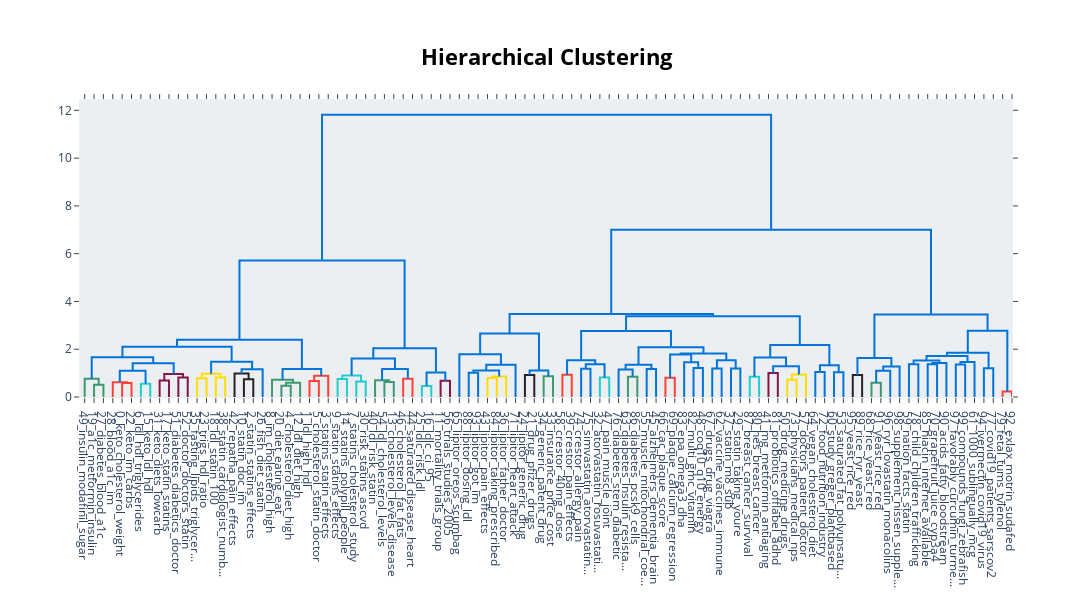

Here is the notebook cell this chart was saved with:
### Code cell
spec_topic_model.visualize_hierarchy(orientation='bottom')

### Figure 1 — Plotly figure (JSON) as saved in the notebook; plotly's stock layout.template omitted (floating-point values rounded to 4 significant figures)
{"data": [{"hoverinfo": "text", "marker": {"color": "rgb(61,153,112)"}, "mode": "lines", "type": "scatter", "x": [15, 15, 25, 25], "xaxis": "x", "y": [0, 0.5145, 0.5145, 0], "yaxis": "y"}, {"hoverinfo": "text", "marker": {"color": "rgb(61,153,112)"}, "mode": "lines", "type": "scatter", "x": [5, 5, 20, 20], "xaxis": "x", "y": [0, 0.7623, 0.7623, 0.5145], "yaxis": "y"}, {"hoverinfo": "text", "marker": {"color": "rgb(255,65,54)"}, "mode": "lines", "type": "scatter", "x": [45, 45, 55, 55], "xaxis": "x", "y": [0, 0.59, 0.59, 0], "yaxis": "y"}, {"hoverinfo": "text", "marker": {"color": "rgb(255,65,54)"}, "mode": "lines", "type": "scatter", "x": [35, 35, 50, 50], "xaxis": "x", "y": [0, 0.6165, 0.6165, 0.59], "yaxis": "y"}, {"hoverinfo": "text", "marker": {"color": "rgb(35,205,205)"}, "mode": "lines", "type": "scatter", "x": [65, 65, 75, 75], "xaxis": "x", "y": [0, 0.5546, 0.5546, 0], "yaxis": "y"}, {"hoverinfo": "text", "marker": {"color": "rgb(0,116,217)"}, "mode": "lines", "type": "scatter", "x": [42.5, 42.5, 70, 70], "xaxis": "x", "y": [0.6165, 1.1, 1.1, 0.5546], "yaxis": "y"}, {"hoverinfo": "text", "marker": {"color": "rgb(133,20,75)"}, "mode": "lines", "type": "scatter", "x": [85, 85, 95, 95], "xaxis": "x", "y": [0, 0.6936, 0.6936, 0], "yaxis": "y"}, {"hoverinfo": "text", "marker": {"color": "rgb(133,20,75)"}, "mode": "lines", "type": "scatter", "x": [105, 105, 115, 115], "xaxis": "x", "y": [0, 0.8189, 0.8189, 0], "yaxis": "y"}, {"hoverinfo": "text", "marker": {"color": "rgb(133,20,75)"}, "mode": "lines", "type": "scatter", "x": [90, 90, 110, 110], "xaxis": "x", "y": [0.6936, 0.9599, 0.9599, 0.8189], "yaxis": "y"}, {"hoverinfo": "text", "marker": {"color": "rgb(0,116,217)"}, "mode": "lines", "type": "scatter", "x": [56.25, 56.25, 100, 100], "xaxis": "x", "y": [1.1, 1.417, 1.417, 0.9599], "yaxis": "y"}, {"hoverinfo": "text", "marker": {"color": "rgb(0,116,217)"}, "mode": "lines", "type": "scatter", "x": [12.5, 12.5, 78.12, 78.12], "xaxis": "x", "y": [0.7623, 1.659, 1.659, 1.417], "yaxis": "y"}, {"hoverinfo": "text", "marker": {"color": "rgb(255,220,0)"}, "mode": "lines", "type": "scatter", "x": [125, 125, 135, 135], "xaxis": "x", "y": [0, 0.7867, 0.7867, 0], "yaxis": "y"}, {"hoverinfo": "text", "marker": {"color": "rgb(255,220,0)"}, "mode": "lines", "type": "scatter", "x": [145, 145, 155, 155], "xaxis": "x", "y": [0, 0.8209, 0.8209, 0], "yaxis": "y"}, {"hoverinfo": "text", "marker": {"color": "rgb(255,220,0)"}, "mode": "lines", "type": "scatter", "x": [130, 130, 150, 150], "xaxis": "x", "y": [0.7867, 0.9693, 0.9693, 0.8209], "yaxis": "y"}, {"hoverinfo": "text", "marker": {"color": "rgb(40,35,35)"}, "mode": "lines", "type": "scatter", "x": [175, 175, 185, 185], "xaxis": "x", "y": [0, 0.7395, 0.7395, 0], "yaxis": "y"}, {"hoverinfo": "text", "marker": {"color": "rgb(40,35,35)"}, "mode": "lines", "type": "scatter", "x": [165, 165, 180, 180], "xaxis": "x", "y": [0, 0.9868, 0.9868, 0.7395], "yaxis": "y"}, {"hoverinfo": "text", "marker": {"color": "rgb(0,116,217)"}, "mode": "lines", "type": "scatter", "x": [172.5, 172.5, 195, 195], "xaxis": "x", "y": [0.9868, 1.159, 1.159, 0], "yaxis": "y"}, {"hoverinfo": "text", "marker": {"color": "rgb(0,116,217)"}, "mode": "lines", "type": "scatter", "x": [140, 140, 183.8, 183.8], "xaxis": "x", "y": [0.9693, 1.473, 1.473, 1.159], "yaxis": "y"}, {"hoverinfo": "text", "marker": {"color": "rgb(0,116,217)"}, "mode": "lines", "type": "scatter", "x": [45.31, 45.31, 161.9, 161.9], "xaxis": "x", "y": [1.659, 2.101, 2.101, 1.473], "yaxis": "y"}, {"hoverinfo": "text", "marker": {"color": "rgb(61,153,112)"}, "mode": "lines", "type": "scatter", "x": [215, 215, 225, 225], "xaxis": "x", "y": [0, 0.4661, 0.4661, 0], "yaxis": "y"}, {"hoverinfo": "text", "marker": {"color": "rgb(61,153,112)"}, "mode": "lines", "type": "scatter", "x": [220, 220, 235, 235], "xaxis": "x", "y": [0.4661, 0.5938, 0.5938, 0], "yaxis": "y"}, {"hoverinfo": "text", "marker": {"color": "rgb(61,153,112)"}, "mode": "lines", "type": "scatter", "x": [205, 205, 227.5, 227.5], "xaxis": "x", "y": [0, 0.7199, 0.7199, 0.5938], "yaxis": "y"}, {"hoverinfo": "text", "marker": {"color": "rgb(255,65,54)"}, "mode": "lines", "type": "scatter", "x": [245, 245, 255, 255], "xaxis": "x", "y": [0, 0.6662, 0.6662, 0], "yaxis": "y"}, {"hoverinfo": "text", "marker": {"color": "rgb(255,65,54)"}, "mode": "lines", "type": "scatter", "x": [250, 250, 265, 265], "xaxis": "x", "y": [0.6662, 0.8852, 0.8852, 0], "yaxis": "y"}, {"hoverinfo": "text", "marker": {"color": "rgb(0,116,217)"}, "mode": "lines", "type": "scatter", "x": [216.2, 216.2, 257.5, 257.5], "xaxis": "x", "y": [0.7199, 1.168, 1.168, 0.8852], "yaxis": "y"}, {"hoverinfo": "text", "marker": {"color": "rgb(0,116,217)"}, "mode": "lines", "type": "scatter", "x": [103.6, 103.6, 236.9, 236.9], "xaxis": "x", "y": [2.101, 2.391, 2.391, 1.168], "yaxis": "y"}, {"hoverinfo": "text", "marker": {"color": "rgb(35,205,205)"}, "mode": "lines", "type": "scatter", "x": [275, 275, 285, 285], "xaxis": "x", "y": [0, 0.7553, 0.7553, 0], "yaxis": "y"}, {"hoverinfo": "text", "marker": {"color": "rgb(35,205,205)"}, "mode": "lines", "type": "scatter", "x": [295, 295, 305, 305], "xaxis": "x", "y": [0, 0.6525, 0.6525, 0], "yaxis": "y"}, {"hoverinfo": "text", "marker": {"color": "rgb(35,205,205)"}, "mode": "lines", "type": "scatter", "x": [280, 280, 300, 300], "xaxis": "x", "y": [0.7553, 0.8979, 0.8979, 0.6525], "yaxis": "y"}, {"hoverinfo": "text", "marker": {"color": "rgb(61,153,112)"}, "mode": "lines", "type": "scatter", "x": [325, 325, 335, 335], "xaxis": "x", "y": [0, 0.6233, 0.6233, 0], "yaxis": "y"}, {"hoverinfo": "text", "marker": {"color": "rgb(61,153,112)"}, "mode": "lines", "type": "scatter", "x": [315, 315, 330, 330], "xaxis": "x", "y": [0, 0.6976, 0.6976, 0.6233], "yaxis": "y"}, {"hoverinfo": "text", "marker": {"color": "rgb(255,65,54)"}, "mode": "lines", "type": "scatter", "x": [345, 345, 355, 355], "xaxis": "x", "y": [0, 0.7671, 0.7671, 0], "yaxis": "y"}, {"hoverinfo": "text", "marker": {"color": "rgb(0,116,217)"}, "mode": "lines", "type": "scatter", "x": [322.5, 322.5, 350, 350], "xaxis": "x", "y": [0.6976, 1.175, 1.175, 0.7671], "yaxis": "y"}, {"hoverinfo": "text", "marker": {"color": "rgb(0,116,217)"}, "mode": "lines", "type": "scatter", "x": [290, 290, 336.2, 336.2], "xaxis": "x", "y": [0.8979, 1.615, 1.615, 1.175], "yaxis": "y"}, {"hoverinfo": "text", "marker": {"color": "rgb(35,205,205)"}, "mode": "lines", "type": "scatter", "x": [365, 365, 375, 375], "xaxis": "x", "y": [0, 0.4588, 0.4588, 0], "yaxis": "y"}, {"hoverinfo": "text", "marker": {"color": "rgb(133,20,75)"}, "mode": "lines", "type": "scatter", "x": [385, 385, 395, 395], "xaxis": "x", "y": [0, 0.6781, 0.6781, 0], "yaxis": "y"}, {"hoverinfo": "text", "marker": {"color": "rgb(0,116,217)"}, "mode": "lines", "type": "scatter", "x": [370, 370, 390, 390], "xaxis": "x", "y": [0.4588, 1.021, 1.021, 0.6781], "yaxis": "y"}, {"hoverinfo": "text", "marker": {"color": "rgb(0,116,217)"}, "mode": "lines", "type": "scatter", "x": [313.1, 313.1, 380, 380], "xaxis": "x", "y": [1.615, 2.044, 2.044, 1.021], "yaxis": "y"}, {"hoverinfo": "text", "marker": {"color": "rgb(0,116,217)"}, "mode": "lines", "type": "scatter", "x": [170.2, 170.2, 346.6, 346.6], "xaxis": "x", "y": [2.391, 5.714, 5.714, 2.044], "yaxis": "y"}, {"hoverinfo": "text", "marker": {"color": "rgb(0,116,217)"}, "mode": "lines", "type": "scatter", "x": [415, 415, 425, 425], "xaxis": "x", "y": [0, 1.02, 1.02, 0], "yaxis": "y"}, {"hoverinfo": "text", "marker": {"color": "rgb(255,220,0)"}, "mode": "lines", "type": "scatter", "x": [435, 435, 445, 445], "xaxis": "x", "y": [0, 0.7913, 0.7913, 0], "yaxis": "y"}, {"hoverinfo": "text", "marker": {"color": "rgb(255,220,0)"}, "mode": "lines", "type": "scatter", "x": [440, 440, 455, 455], "xaxis": "x", "y": [0.7913, 0.8574, 0.8574, 0], "yaxis": "y"}, {"hoverinfo": "text", "marker": {"color": "rgb(0,116,217)"}, "mode": "lines", "type": "scatter", "x": [420, 420, 447.5, 447.5], "xaxis": "x", "y": [1.02, 1.107, 1.107, 0.8574], "yaxis": "y"}, {"hoverinfo": "text", "marker": {"color": "rgb(0,116,217)"}, "mode": "lines", "type": "scatter", "x": [433.8, 433.8, 465, 465], "xaxis": "x", "y": [1.107, 1.353, 1.353, 0], "yaxis": "y"}, {"hoverinfo": "text", "marker": {"color": "rgb(0,116,217)"}, "mode": "lines", "type": "scatter", "x": [405, 405, 449.4, 449.4], "xaxis": "x", "y": [0, 1.788, 1.788, 1.353], "yaxis": "y"}, {"hoverinfo": "text", "marker": {"color": "rgb(40,35,35)"}, "mode": "lines", "type": "scatter", "x": [475, 475, 485, 485], "xaxis": "x", "y": [0, 0.9258, 0.9258, 0], "yaxis": "y"}, {"hoverinfo": "text", "marker": {"color": "rgb(61,153,112)"}, "mode": "lines", "type": "scatter", "x": [495, 495, 505, 505], "xaxis": "x", "y": [0, 0.8691, 0.8691, 0], "yaxis": "y"}, {"hoverinfo": "text", "marker": {"color": "rgb(0,116,217)"}, "mode": "lines", "type": "scatter", "x": [480, 480, 500, 500], "xaxis": "x", "y": [0.9258, 1.108, 1.108, 0.8691], "yaxis": "y"}, {"hoverinfo": "text", "marker": {"color": "rgb(0,116,217)"}, "mode": "lines", "type": "scatter", "x": [427.2, 427.2, 490, 490], "xaxis": "x", "y": [1.788, 2.658, 2.658, 1.108], "yaxis": "y"}, {"hoverinfo": "text", "marker": {"color": "rgb(255,65,54)"}, "mode": "lines", "type": "scatter", "x": [515, 515, 525, 525], "xaxis": "x", "y": [0, 0.9263, 0.9263, 0], "yaxis": "y"}, {"hoverinfo": "text", "marker": {"color": "rgb(0,116,217)"}, "mode": "lines", "type": "scatter", "x": [535, 535, 545, 545], "xaxis": "x", "y": [0, 1.183, 1.183, 0], "yaxis": "y"}, {"hoverinfo": "text", "marker": {"color": "rgb(35,205,205)"}, "mode": "lines", "type": "scatter", "x": [555, 555, 565, 565], "xaxis": "x", "y": [0, 0.8188, 0.8188, 0], "yaxis": "y"}, {"hoverinfo": "text", "marker": {"color": "rgb(0,116,217)"}, "mode": "lines", "type": "scatter", "x": [540, 540, 560, 560], "xaxis": "x", "y": [1.183, 1.376, 1.376, 0.8188], "yaxis": "y"}, {"hoverinfo": "text", "marker": {"color": "rgb(0,116,217)"}, "mode": "lines", "type": "scatter", "x": [520, 520, 550, 550], "xaxis": "x", "y": [0.9263, 1.543, 1.543, 1.376], "yaxis": "y"}, {"hoverinfo": "text", "marker": {"color": "rgb(61,153,112)"}, "mode": "lines", "type": "scatter", "x": [585, 585, 595, 595], "xaxis": "x", "y": [0, 0.852, 0.852, 0], "yaxis": "y"}, {"hoverinfo": "text", "marker": {"color": "rgb(0,116,217)"}, "mode": "lines", "type": "scatter", "x": [575, 575, 590, 590], "xaxis": "x", "y": [0, 1.154, 1.154, 0.852], "yaxis": "y"}, {"hoverinfo": "text", "marker": {"color": "rgb(0,116,217)"}, "mode": "lines", "type": "scatter", "x": [605, 605, 615, 615], "xaxis": "x", "y": [0, 1.172, 1.172, 0], "yaxis": "y"}, {"hoverinfo": "text", "marker": {"color": "rgb(0,116,217)"}, "mode": "lines", "type": "scatter", "x": [582.5, 582.5, 610, 610], "xaxis": "x", "y": [1.154, 1.35, 1.35, 1.172], "yaxis": "y"}, {"hoverinfo": "text", "marker": {"color": "rgb(255,65,54)"}, "mode": "lines", "type": "scatter", "x": [625, 625, 635, 635], "xaxis": "x", "y": [0, 0.8053, 0.8053, 0], "yaxis": "y"}, {"hoverinfo": "text", "marker": {"color": "rgb(0,116,217)"}, "mode": "lines", "type": "scatter", "x": [655, 655, 665, 665], "xaxis": "x", "y": [0, 1.217, 1.217, 0], "yaxis": "y"}, {"hoverinfo": "text", "marker": {"color": "rgb(0,116,217)"}, "mode": "lines", "type": "scatter", "x": [645, 645, 660, 660], "xaxis": "x", "y": [0, 1.45, 1.45, 1.217], "yaxis": "y"}, {"hoverinfo": "text", "marker": {"color": "rgb(0,116,217)"}, "mode": "lines", "type": "scatter", "x": [630, 630, 652.5, 652.5], "xaxis": "x", "y": [0.8053, 1.775, 1.775, 1.45], "yaxis": "y"}, {"hoverinfo": "text", "marker": {"color": "rgb(0,116,217)"}, "mode": "lines", "type": "scatter", "x": [675, 675, 685, 685], "xaxis": "x", "y": [0, 1.192, 1.192, 0], "yaxis": "y"}, {"hoverinfo": "text", "marker": {"color": "rgb(0,116,217)"}, "mode": "lines", "type": "scatter", "x": [695, 695, 705, 705], "xaxis": "x", "y": [0, 1.189, 1.189, 0], "yaxis": "y"}, {"hoverinfo": "text", "marker": {"color": "rgb(0,116,217)"}, "mode": "lines", "type": "scatter", "x": [680, 680, 700, 700], "xaxis": "x", "y": [1.192, 1.536, 1.536, 1.189], "yaxis": "y"}, {"hoverinfo": "text", "marker": {"color": "rgb(0,116,217)"}, "mode": "lines", "type": "scatter", "x": [641.2, 641.2, 690, 690], "xaxis": "x", "y": [1.775, 1.825, 1.825, 1.536], "yaxis": "y"}, {"hoverinfo": "text", "marker": {"color": "rgb(0,116,217)"}, "mode": "lines", "type": "scatter", "x": [596.2, 596.2, 665.6, 665.6], "xaxis": "x", "y": [1.35, 2.082, 2.082, 1.825], "yaxis": "y"}, {"hoverinfo": "text", "marker": {"color": "rgb(0,116,217)"}, "mode": "lines", "type": "scatter", "x": [535, 535, 630.9, 630.9], "xaxis": "x", "y": [1.543, 2.768, 2.768, 2.082], "yaxis": "y"}, {"hoverinfo": "text", "marker": {"color": "rgb(35,205,205)"}, "mode": "lines", "type": "scatter", "x": [715, 715, 725, 725], "xaxis": "x", "y": [0, 0.8462, 0.8462, 0], "yaxis": "y"}, {"hoverinfo": "text", "marker": {"color": "rgb(133,20,75)"}, "mode": "lines", "type": "scatter", "x": [735, 735, 745, 745], "xaxis": "x", "y": [0, 0.9994, 0.9994, 0], "yaxis": "y"}, {"hoverinfo": "text", "marker": {"color": "rgb(255,220,0)"}, "mode": "lines", "type": "scatter", "x": [755, 755, 765, 765], "xaxis": "x", "y": [0, 0.7206, 0.7206, 0], "yaxis": "y"}, {"hoverinfo": "text", "marker": {"color": "rgb(255,220,0)"}, "mode": "lines", "type": "scatter", "x": [760, 760, 775, 775], "xaxis": "x", "y": [0.7206, 0.9392, 0.9392, 0], "yaxis": "y"}, {"hoverinfo": "text", "marker": {"color": "rgb(0,116,217)"}, "mode": "lines", "type": "scatter", "x": [740, 740, 767.5, 767.5], "xaxis": "x", "y": [0.9994, 1.288, 1.288, 0.9392], "yaxis": "y"}, {"hoverinfo": "text", "marker": {"color": "rgb(0,116,217)"}, "mode": "lines", "type": "scatter", "x": [720, 720, 753.8, 753.8], "xaxis": "x", "y": [0.8462, 1.654, 1.654, 1.288], "yaxis": "y"}, {"hoverinfo": "text", "marker": {"color": "rgb(0,116,217)"}, "mode": "lines", "type": "scatter", "x": [785, 785, 795, 795], "xaxis": "x", "y": [0, 1.047, 1.047, 0], "yaxis": "y"}, {"hoverinfo": "text", "marker": {"color": "rgb(0,116,217)"}, "mode": "lines", "type": "scatter", "x": [805, 805, 815, 815], "xaxis": "x", "y": [0, 1.033, 1.033, 0], "yaxis": "y"}, {"hoverinfo": "text", "marker": {"color": "rgb(0,116,217)"}, "mode": "lines", "type": "scatter", "x": [790, 790, 810, 810], "xaxis": "x", "y": [1.047, 1.326, 1.326, 1.033], "yaxis": "y"}, {"hoverinfo": "text", "marker": {"color": "rgb(0,116,217)"}, "mode": "lines", "type": "scatter", "x": [736.9, 736.9, 800, 800], "xaxis": "x", "y": [1.654, 2.172, 2.172, 1.326], "yaxis": "y"}, {"hoverinfo": "text", "marker": {"color": "rgb(0,116,217)"}, "mode": "lines", "type": "scatter", "x": [583.0, 583.0, 768.4, 768.4], "xaxis": "x", "y": [2.768, 3.375, 3.375, 2.172], "yaxis": "y"}, {"hoverinfo": "text", "marker": {"color": "rgb(0,116,217)"}, "mode": "lines", "type": "scatter", "x": [458.6, 458.6, 675.7, 675.7], "xaxis": "x", "y": [2.658, 3.477, 3.477, 3.375], "yaxis": "y"}, {"hoverinfo": "text", "marker": {"color": "rgb(40,35,35)"}, "mode": "lines", "type": "scatter", "x": [825, 825, 835, 835], "xaxis": "x", "y": [0, 0.9247, 0.9247, 0], "yaxis": "y"}, {"hoverinfo": "text", "marker": {"color": "rgb(61,153,112)"}, "mode": "lines", "type": "scatter", "x": [845, 845, 855, 855], "xaxis": "x", "y": [0, 0.5942, 0.5942, 0], "yaxis": "y"}, {"hoverinfo": "text", "marker": {"color": "rgb(0,116,217)"}, "mode": "lines", "type": "scatter", "x": [850, 850, 865, 865], "xaxis": "x", "y": [0.5942, 1.103, 1.103, 0], "yaxis": "y"}, {"hoverinfo": "text", "marker": {"color": "rgb(0,116,217)"}, "mode": "lines", "type": "scatter", "x": [857.5, 857.5, 875, 875], "xaxis": "x", "y": [1.103, 1.278, 1.278, 0], "yaxis": "y"}, {"hoverinfo": "text", "marker": {"color": "rgb(0,116,217)"}, "mode": "lines", "type": "scatter", "x": [830, 830, 866.2, 866.2], "xaxis": "x", "y": [0.9247, 1.635, 1.635, 1.278], "yaxis": "y"}, {"hoverinfo": "text", "marker": {"color": "rgb(0,116,217)"}, "mode": "lines", "type": "scatter", "x": [885, 885, 895, 895], "xaxis": "x", "y": [0, 1.367, 1.367, 0], "yaxis": "y"}, {"hoverinfo": "text", "marker": {"color": "rgb(0,116,217)"}, "mode": "lines", "type": "scatter", "x": [905, 905, 915, 915], "xaxis": "x", "y": [0, 1.367, 1.367, 0], "yaxis": "y"}, {"hoverinfo": "text", "marker": {"color": "rgb(0,116,217)"}, "mode": "lines", "type": "scatter", "x": [910, 910, 925, 925], "xaxis": "x", "y": [1.367, 1.423, 1.423, 0], "yaxis": "y"}, {"hoverinfo": "text", "marker": {"color": "rgb(0,116,217)"}, "mode": "lines", "type": "scatter", "x": [890, 890, 917.5, 917.5], "xaxis": "x", "y": [1.367, 1.524, 1.524, 1.423], "yaxis": "y"}, {"hoverinfo": "text", "marker": {"color": "rgb(0,116,217)"}, "mode": "lines", "type": "scatter", "x": [935, 935, 945, 945], "xaxis": "x", "y": [0, 1.359, 1.359, 0], "yaxis": "y"}, {"hoverinfo": "text", "marker": {"color": "rgb(0,116,217)"}, "mode": "lines", "type": "scatter", "x": [940, 940, 955, 955], "xaxis": "x", "y": [1.359, 1.466, 1.466, 0], "yaxis": "y"}, {"hoverinfo": "text", "marker": {"color": "rgb(0,116,217)"}, "mode": "lines", "type": "scatter", "x": [903.8, 903.8, 947.5, 947.5], "xaxis": "x", "y": [1.524, 1.721, 1.721, 1.466], "yaxis": "y"}, {"hoverinfo": "text", "marker": {"color": "rgb(0,116,217)"}, "mode": "lines", "type": "scatter", "x": [965, 965, 975, 975], "xaxis": "x", "y": [0, 1.199, 1.199, 0], "yaxis": "y"}, {"hoverinfo": "text", "marker": {"color": "rgb(0,116,217)"}, "mode": "lines", "type": "scatter", "x": [925.6, 925.6, 970, 970], "xaxis": "x", "y": [1.721, 1.852, 1.852, 1.199], "yaxis": "y"}, {"hoverinfo": "text", "marker": {"color": "rgb(255,65,54)"}, "mode": "lines", "type": "scatter", "x": [985, 985, 995, 995], "xaxis": "x", "y": [0, 0.2328, 0.2328, 0], "yaxis": "y"}, {"hoverinfo": "text", "marker": {"color": "rgb(0,116,217)"}, "mode": "lines", "type": "scatter", "x": [947.8, 947.8, 990, 990], "xaxis": "x", "y": [1.852, 2.771, 2.771, 0.2328], "yaxis": "y"}, {"hoverinfo": "text", "marker": {"color": "rgb(0,116,217)"}, "mode": "lines", "type": "scatter", "x": [848.1, 848.1, 968.9, 968.9], "xaxis": "x", "y": [1.635, 3.449, 3.449, 2.771], "yaxis": "y"}, {"hoverinfo": "text", "marker": {"color": "rgb(0,116,217)"}, "mode": "lines", "type": "scatter", "x": [567.1, 567.1, 908.5, 908.5], "xaxis": "x", "y": [3.477, 6.999, 6.999, 3.449], "yaxis": "y"}, {"hoverinfo": "text", "marker": {"color": "rgb(0,116,217)"}, "mode": "lines", "type": "scatter", "x": [258.4, 258.4, 737.8, 737.8], "xaxis": "x", "y": [5.714, 11.81, 11.81, 6.999], "yaxis": "y"}], "layout": {"autosize": false, "height": 600, "hoverlabel": {"bgcolor": "white", "font": {"family": "Rockwell", "size": 16}}, "hovermode": "closest", "plot_bgcolor": "#ECEFF1", "showlegend": false, "title": {"font": {"color": "Black", "size": 22}, "text": "<b>Hierarchical Clustering", "x": 0.5, "xanchor": "center", "yanchor": "top"}, "width": 1700, "xaxis": {"autorange": true, "mirror": "allticks", "range": [0, 995], "rangemode": "tozero", "showgrid": false, "showline": true, "showticklabels": true, "tickmode": "array", "ticks": "outside", "ticktext": ["49_insulin_modafinil_sugar", "19_a1c_metformin_insulin", "27_diabetes_blood_a1c", "28_blood_a1c_im", "0_keto_cholesterol_weight", "22_keto_im_carbs", "6_ldl_hdl_triglycerides", "15_keto_ldl_hdl", "31_keto_diets_lowcarb", "17_keto_statin_statins", "51_diabetes_diabetics_doctor", "52_doctor_doctors_statin", "35_fasting_lipids_triglycer...", "23_trigs_hdl_ratio", "18_ldl_statin_100", "38_statin_cardiologist_numb...", "42_repatha_pain_effects", "10_statin_doc_im", "2_statin_statins_effects", "26_fish_diet_statin", "8_im_cholesterol_high", "20_diet_eating_eat", "4_cholesterol_diet_high", "12_ldl_diet_high", "1_ldl_high_hdl", "5_cholesterol_statin_doctor", "3_statins_statin_effects", "9_statin_statins_effects", "14_statins_polypill_people", "7_statins_cholesterol_study", "30_risk_statins_ascvd", "40_ldl_risk_statin", "54_ldl_cholesterol_levels", "13_cholesterol_levels_disease", "46_cholesterol_fat_fats", "44_saturated_disease_heart", "25_ldlc_risk_ldl", "16_ldlc_ci_95", "11_mortality_trials_group", "56_trials_studies_2005", "65_lipitor_oreos_scumbag", "88_lipitor_dosing_ldl", "93_lipitor_got_im", "43_lipitor_pain_effects", "84_lipitor_taking_prescribed", "36_lipitor_father_doctor", "71_lipitor_heart_attack", "24_lipitor_generic_drug", "21_drug_pfizer_drugs", "34_generic_patent_drug", "33_insurance_price_cost", "58_crestor_40mg_dose", "39_crestor_pain_effects", "74_crestor_allergy_pain", "75_simvastatin_atorvastatin...", "32_atorvastatin_rosuvastati...", "47_pain_muscle_joint", "76_diabetes_stem_diabetic", "63_diabetes_insulin_resista...", "86_diabetes_pcsk9_cells", "55_muscle_mitochondrial_coe...", "45_alzheimers_dementia_brain", "66_cac_plaque_score", "69_plaque_calcium_regression", "83_epa_omega3_dha", "82_multi_gmc_vitamin", "48_coq10_q10_energy", "67_drugs_drug_viagra", "62_vaccine_vaccines_immune", "37_statin_m8_sub", "29_statin_taking_youre", "87_breast_cancer_survival", "80_hes_breast_cancer", "41_mg_metformin_antiaging", "81_probiotics_offlabel_adhd", "50_drug_medicine_drugs", "73_physicians_medical_nps", "57_doctors_patient_doctor", "64_vegan_cholesterol_diet", "72_food_nutrition_industry", "60_study_greger_plantbased", "53_saturated_fat_polyunsatu...", "95_yeast_rice_red", "89_rice_ryr_yeast", "68_rice_yeast_red", "91_yeast_rice_red", "96_ryr_lovastatin_monacolins", "98_supplement_nissen_supple...", "59_nation_facts_statin", "78_child_children_trafficking", "85_niacin_internet_available", "70_grapefruit_juice_cyp3a4", "90_acids_fatty_bloodstream", "97_favorably_curcumin_turme...", "99_compounds_fungi_zebrafish", "61_1000_sublingually_mcg", "94_ivermectin_covid19_virus", "77_covid19_patients_sarscov2", "79_fetal_tums_tylenol", "92_exlax_motrin_sudafed"], "tickvals": [5, 15, 25, 35, 45, 55, 65, 75, 85, 95, 105, 115, 125, 135, 145, 155, 165, 175, 185, 195, 205, 215, 225, 235, 245, 255, 265, 275, 285, 295, 305, 315, 325, 335, 345, 355, 365, 375, 385, 395, 405, 415, 425, 435, 445, 455, 465, 475, 485, 495, 505, 515, 525, 535, 545, 555, 565, 575, 585, 595, 605, 615, 625, 635, 645, 655, 665, 675, 685, 695, 705, 715, 725, 735, 745, 755, 765, 775, 785, 795, 805, 815, 825, 835, 845, 855, 865, 875, 885, 895, 905, 915, 925, 935, 945, 955, 965, 975, 985, 995], "type": "linear", "zeroline": false}, "yaxis": {"autorange": true, "mirror": "allticks", "range": [0, 12.43], "rangemode": "tozero", "showgrid": false, "showline": true, "showticklabels": true, "ticks": "outside", "type": "linear", "zeroline": false}}}
